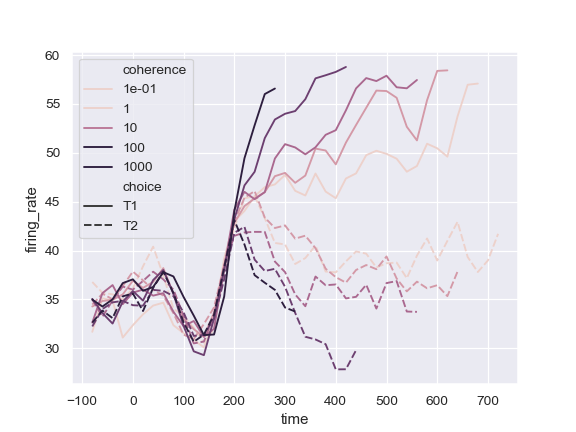

Write the Python code that produced this figure.
from matplotlib.colors import LogNorm
ax = sns.lineplot(x="time", y="firing_rate",
                  hue="coherence", style="choice",
                  hue_norm=LogNorm(), data=dots)
